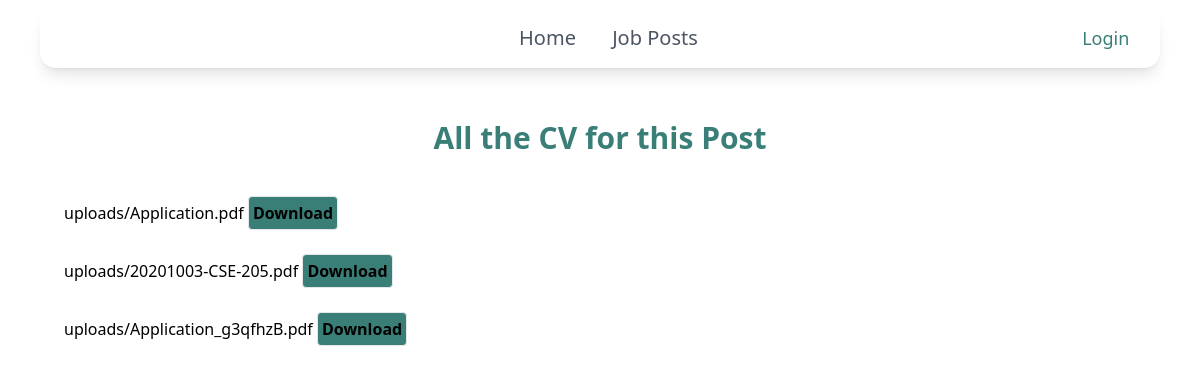
Screenshot of /cv/3 with the database file from the repository.
### core/models.py (models this page shows)
class Cv(models.Model):
    cv = models.FileField(upload_to ='uploads/')
    job = models.ForeignKey(Post,related_name='cv',on_delete=models.CASCADE,null=True)

### core/views.py (the view)
# urls.py: path('cv/<int:pk>', job_cv, name='job_cv'),
def job_cv(request,pk):
    document = Cv.objects.filter(job=pk)
    return render(request,'core/cv.html',{'cv':document})

### core/templates/core/cv.html
{% extends 'core/base.html' %}
{% block content %}
<div class="animate-crossfade mx-10 pt-24 flex flex-col justify-center ">
    <div class="flex flex-col justify-center ">
        <h1 class="text-center mb-5 text-3xl pb-5 font-bold text-[#397f77]">All the CV for this Post</h1>
        {% if cv %}
            {% for c in cv %}
                <a href="{{ c.cv.url }}">
                    {{c.cv.name}}
                    <button class="bg-[#397f77] hover:bg-blue-500 text-[#397f77]-700 font-semibold hover:text-black py-1 px-1 border border-[#397f77]-500 hover:border-transparent rounded" >Download</button>
                </a><br>
            {% endfor %}
        {% endif %}
    </div>
</div>
{% endblock %}

### rows the page displays
Cv: cv.name "uploads/Application.pdf"
Cv: cv.name "uploads/20201003-CSE-205.pdf"
Cv: cv.name "uploads/Application_g3qfhzB.pdf"
